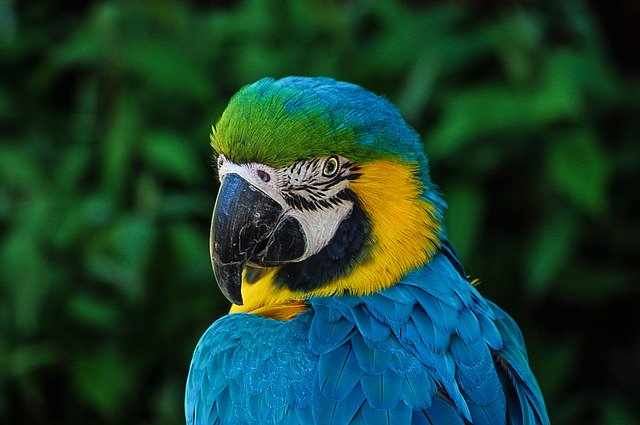
#> input picture parrot.jpg, 640 x 425 px
$ jupyter execute Opencv_Basics.ipynb   (older library calls are emulated)
#> lines starting #> are read from the running program, lines starting #| are printed output that depends on the picture; after the words box and inside, x2 and y2 are one past the last pixel; in counts of white or black regions, pixels touching at a corner belong together
[cell 1]
import cv2

# opencv reads image as BGR & not as RGB
img = cv2.imread("parrot.jpg")
#> img is the input picture: shape (425, 640, 3); mean B, G, R 47.1, 64.6, 26
print(img)
#> (printed output is left out)

cv2.imshow("frame1", img)

# Convert RGB Image to Grayscale
img_g = cv2.cvtColor(img, cv2.COLOR_BGR2GRAY)
print(img_g)
#> (printed output is left out)
cv2.imshow("frame2", img_g)

# Convert RGB Image to Hue Saturation Value (HSV)
img_hsv = cv2.cvtColor(img, cv2.COLOR_BGR2HSV)
#> img_hsv: shape (425, 640, 3); mean H, S, V 67.1, 173.8, 74.9
print(img_hsv)
#> (printed output is left out)
cv2.imshow("frame3", img_hsv)

# wait for any key
cv2.waitKey(0)
# Close all frames
cv2.destroyAllWindows()

# Opencv Basics - I

[cell 2]
# Edge Detection and Image Gradients
import cv2

# Read Image
img = cv2.imread("child.jpg")
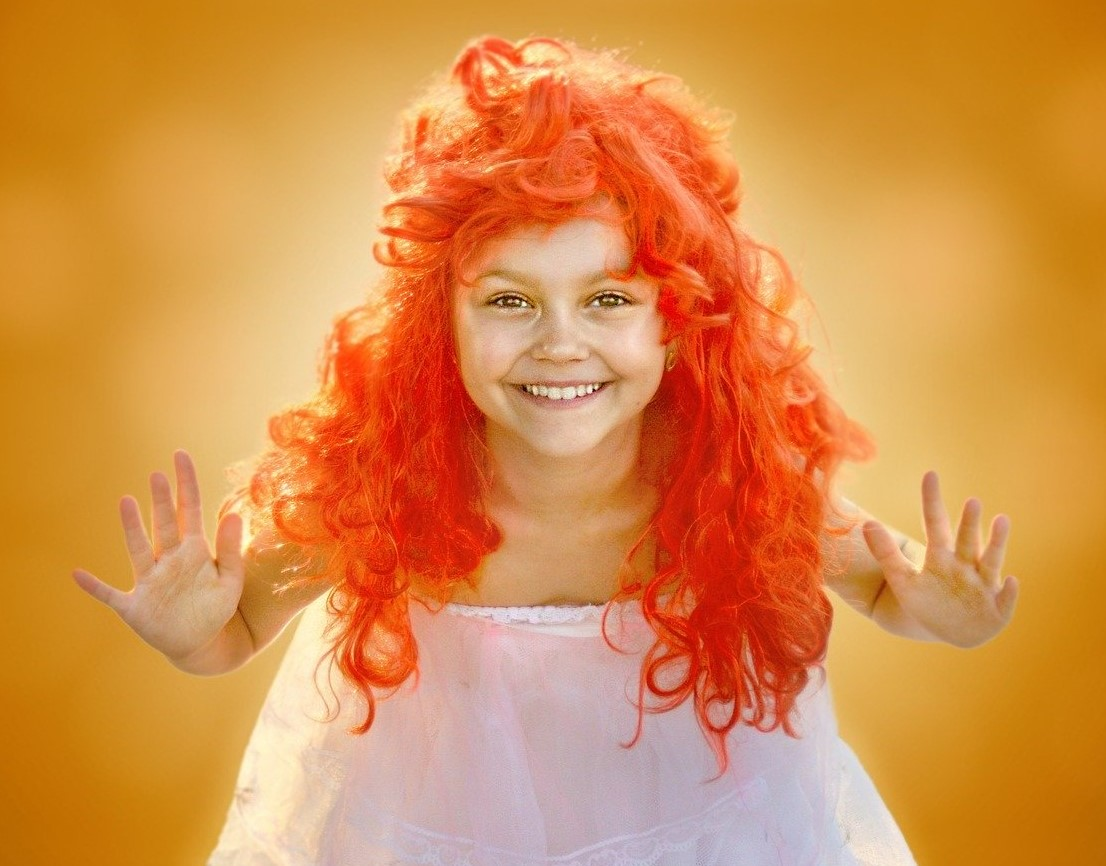
#> input picture child.jpg, 1106 x 866 px
#> img is the input picture: shape (866, 1106, 3); mean B, G, R 74.1, 142.2, 215.5

# Convert Image BGR to GrayScale
gray = cv2.cvtColor(img, cv2.COLOR_BGR2GRAY)

cv2.imshow("frame1", img)
cv2.imshow("frame2", gray)
print(gray.shape)
#| (866, 1106)

# cv2.Canny(image, threshold1, threshold2)
# Computing Edge Gradient with canny Thresholds
# The edge Gradients that are greater than threshold2 -> considered as edges
# The edge Gradients that are below than threshold1 -> considered not as an edges

edges = cv2.Canny(gray,60,150)
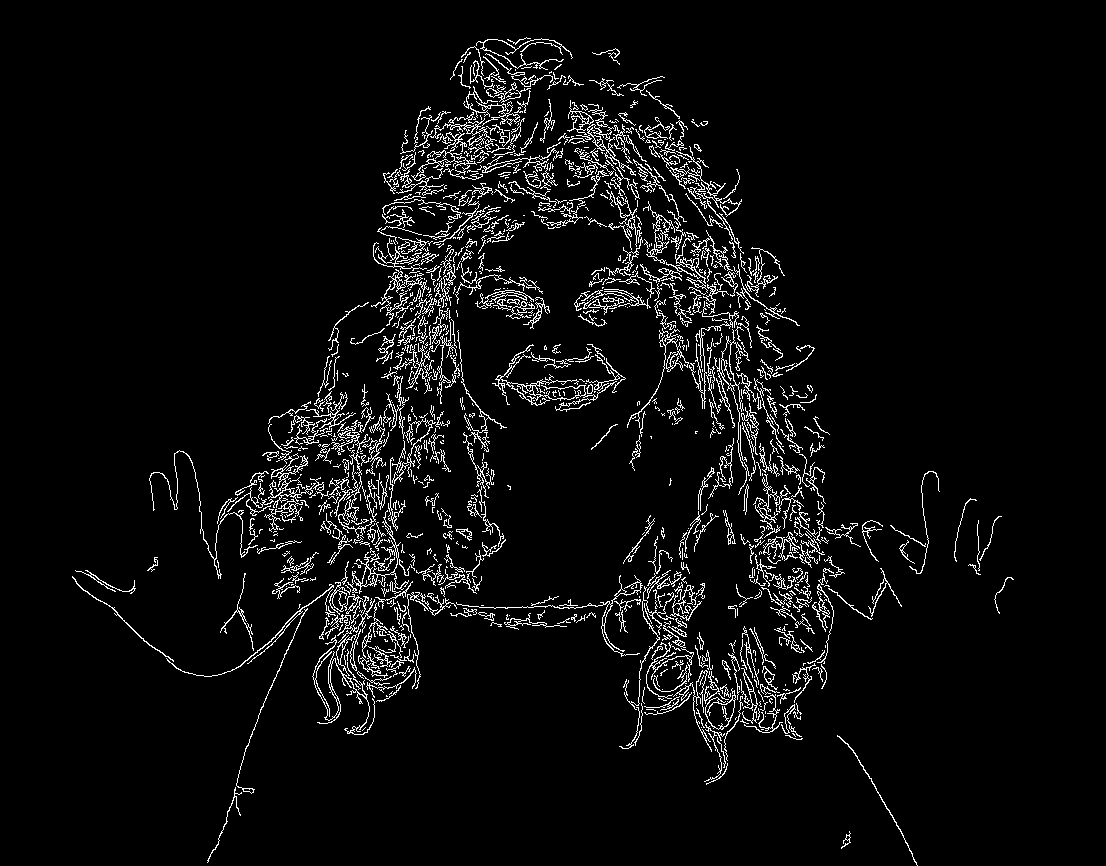
#> edges: shape (866, 1106); 5% white in thin lines or dots, all inside (x1, y1, x2, y2) = (72, 37, 1014, 866)
cv2.imshow("frame3", edges)

# Sobel() - Edge Detection
# Convert Image BGR to RGB
img1 = cv2.cvtColor(img, cv2.COLOR_BGR2RGB)
height, width, _ = img1.shape
#> height = 866; width = 1106
# Sebel Edges ksize = odd value
x_sobel = cv2.Sobel(img1, cv2.CV_64F, 0, 1, ksize = 5)
y_sobel = cv2.Sobel(img1, cv2.CV_64F, 1, 0, ksize = 5)

cv2.imshow("Sobel_X", x_sobel)
cv2.imshow("Sobel_X=Y", y_sobel)

# wait for any key`fc
cv2.waitKey(0)
# Close all frames
cv2.destroyAllWindows()

# Opencv Basic III

[cell 3]
import cv2
import numpy as np

# Read Image
img = cv2.imread("child.jpg")

# Smoothening of Image using Kernel Matrix
kernel = np.ones((5,5), np.float32) / 25
print(kernel)

kernel_1 = np.array([[-1, -1, -1],
                     [-1, 9, -1],
                     [-1, -1, -1]])

# Filter 2D
# source, ddepth, kernel matrix
smoothed = cv2.filter2D(img, -1, kernel)

smoothed1 = cv2.filter2D(img, -1, kernel_1)

# Gaussian Blur
# Kernel shape must be odd positive (3,3),(5,5),(7,7)
# sigmaX = std deviation
g_blur = cv2.GaussianBlur(img, (9,9), 1)
cv2.imshow("Gaussian Blur", g_blur)

# Median Blur = Median of Pixels values under selected shape
# Central Value from sleected 11 pixels values
m_blur = cv2.medianBlur(img, 9)
cv2.imshow("Median Blur", m_blur)

avg_blur = cv2.blur(img, (9,9))
cv2.imshow("Average Blur", avg_blur)

cv2.imshow("Original", img)
cv2.imshow("Blur1", smoothed)
cv2.imshow("Sharpen", smoothed1)

# wait for any key`
cv2.waitKey(0)
# Close all frames
cv2.destroyAllWindows()

# Opencv_Noisey

[cell 4]
import cv2
import random

def noise_black_white(image):
    # Get the Dimensions of Image
    row, col = image.shape
#> row = 425; col = 640

    # randomnly pick pixel values in Image to color those random pixels with black and white color
    number_of_pixels = random.randint(1500, 20000)
    for i in range(number_of_pixels):
        # pick random y-coordinate
        y_coordinate = random.randint(0, row - 1)
        # pick random x-coordinate
        x_coordinate = random.randint(0, col - 1)
        # color random pixels with white color
        image[y_coordinate][x_coordinate] = 255
#> image: shape (425, 640); min 0, max 255, mean 61.1

    number_of_pixels = random.randint(1500, 20000)
    for i in range(number_of_pixels):
        # pick random y-coordinate
        y_coordinate = random.randint(0, row - 1)
        # pick random x-coordinate
        x_coordinate = random.randint(0, col - 1)
        # color random pixels with white color
        image[y_coordinate][x_coordinate] = 0
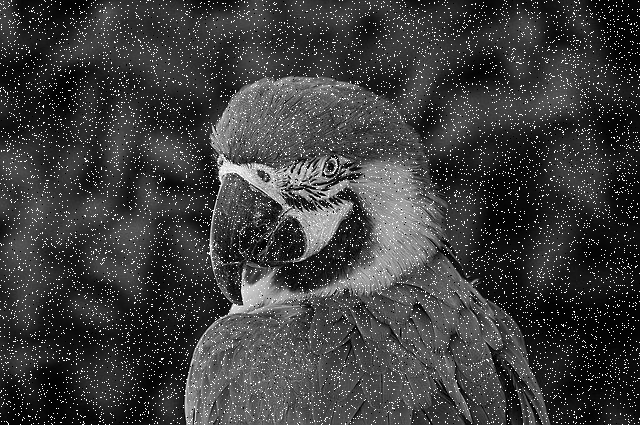
#> image: shape (425, 640); min 0, max 255, mean 60.8
    return image

image = cv2.imread("parrot.jpg", cv2.IMREAD_GRAYSCALE)

cv2.imshow('Original Image',image)
cv2.imshow('Noisy Image',noise_black_white(image))

# Storing Image Permanently
cv2.imwrite("E:/OpenCV/noisy_image.png", noise_black_white(image))
#> after the loop in noise_black_white (call 2), `for i in range(number_of_pixels):`:
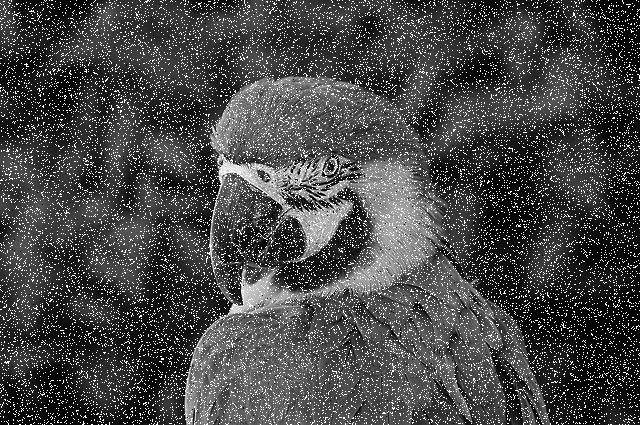
#> image: shape (425, 640); 5.92% of pixels changed, all inside (x1, y1, x2, y2) = (0, 0, 640, 425)
#> after the loop in noise_black_white (call 2), `for i in range(number_of_pixels):`:
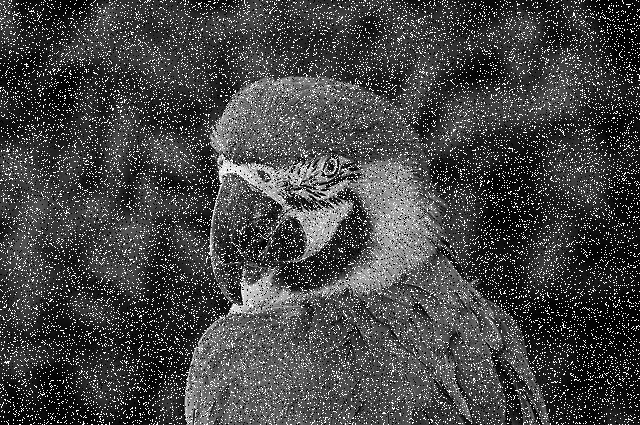
#> image: shape (425, 640); 5.43% of pixels changed, all inside (x1, y1, x2, y2) = (0, 0, 640, 425)

# wait for any key
cv2.waitKey(0)
# Close all frames
cv2.destroyAllWindows()

# Opencv - Mouse Clicks

[cell 5]
import cv2
import numpy as np

circles = np.zeros((4,2), np.int)
counter = 0

def mousePosition(event, x, y, flags, params):
    global counter
    # Event = Left Mouse Click
    if event == cv2.EVENT_LBUTTONDOWN:
        circles[counter] = x, y
        counter += 1
        print(circles)

img = cv2.imread("cards.jpg")
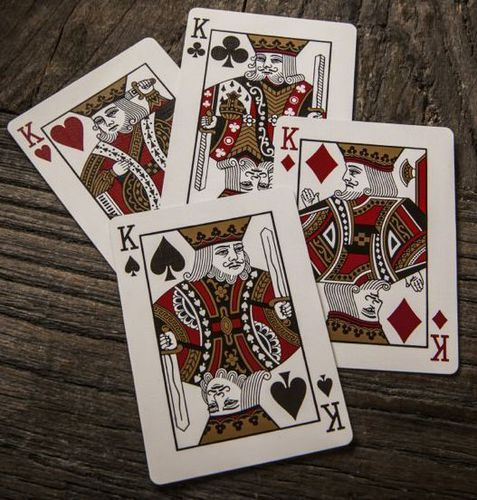
#> input picture cards.jpg, 477 x 500 px
#> img is the input picture: shape (500, 477, 3); mean B, G, R 88.1, 96.6, 109.6

cv2.imshow('Original',img)
cv2.setMouseCallback('Original', mousePosition)

cv2.waitKey(0)
cv2.destroyAllWindows()

# Image Resize

[cell 6]
import cv2
import imutils

img = cv2.imread("girl.jpg")
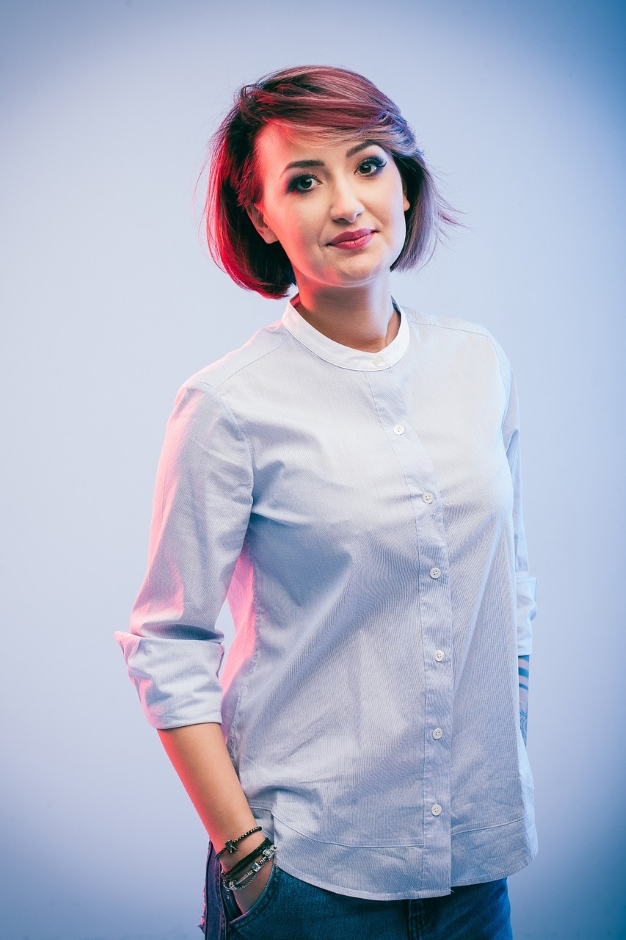
#> input picture girl.jpg, 626 x 940 px
#> img is the input picture: shape (940, 626, 3); mean B, G, R 200.9, 180, 175.5
print(img.shape)
#| (940, 626, 3)

img_resize = cv2.resize(img, (500,500))

# Use Height or Width value to resize image
img_resize1 = imutils.resize(img, width = 500)

cv2.imshow('Frame', img_resize)
cv2.imshow('Frame1', img_resize1)

cv2.waitKey(0)
cv2.destroyAllWindows()

# OpenCV - ROI

[cell 7]
import cv2
import numpy as np

circles = np.zeros((2,2), np.int)
counter = 0

def mousePosition(event, x, y, flags, params):
    global counter
    # Event = Left Mouse Click
    if event == cv2.EVENT_LBUTTONDOWN:
        circles[counter] = x, y
        counter += 1
        print(circles)

img = cv2.imread('pug.jpg')
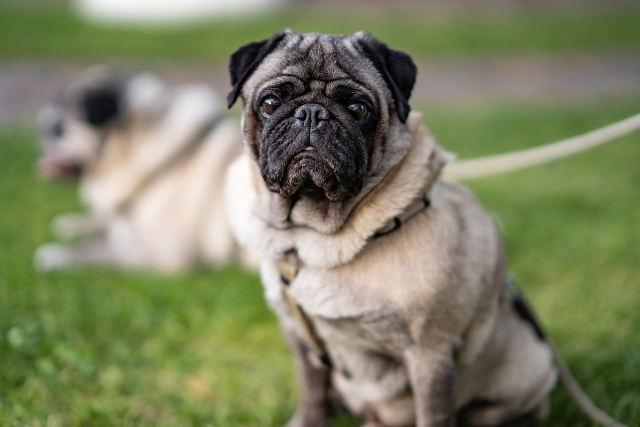
#> input picture pug.jpg, 1280 x 853 px (shown at 1/2 size)
#> img is the input picture: shape (853, 1280, 3); mean B, G, R 98.4, 129.9, 125.9

roi = img[66:385,442:815]

cv2.imshow('Original', img)
cv2.setMouseCallback('Original', mousePosition)
cv2.imshow('ROI Image', roi)

cv2.waitKey(0)
cv2.destroyAllWindows()

# matplotlib.py

[cell 8]
import pandas as pd
import numpy as np
import matplotlib.pyplot as plt

boston_df = pd.read_csv("Boston.csv", sep = ',')
#> (reads Boston.csv from the repository)

boston_df.head()

boston_df.drop('Unnamed: 0', axis = 1, inplace = True)

boston_df.head()

boston_df.isnull().sum()

# #### Line Plot
    * Use Line Plot for univariate data analysis.

[cell 9]
# figsize(width, height)
plt.figure(figsize = (15,7))
plt.plot(boston_df['age'][100:251])
plt.title('Price of Houses', fontsize = 12)
plt.xlabel('Row Indexes')
plt.ylabel('Price')
plt.show()
#> figure, not shown here; curve peaks at x = 141, y = 100

boston_df['age'].sort_values().unique()

plt.figure(figsize = (11,7))
plt.plot(boston_df['age'].sort_values().unique(), color = 'deeppink')
plt.title('Price of Houses', fontsize = 12)
plt.xlabel('Row Indexes')
plt.ylabel('Price')
plt.show()
#> figure, not shown here; curve peaks at x = 355, y = 100

# #### Barplot
    * Bivariate or Univariate
    * Bar Chart used by Nominal, Categorical vs Continious/Numerical Data.
    * Bar Plots are used to display counts of unique value of categorical dtype, Height of Bar represents value counts for each category.

[cell 10]
plt.style.use('seaborn-whitegrid')
boston_df[['medv']][100:151].plot.bar(figsize = (15,7))

import warnings
warnings.filterwarnings('ignore')

from skimage import io
#from skimage import viewer

# Read image data
image = io.imread('pizza.jpg')
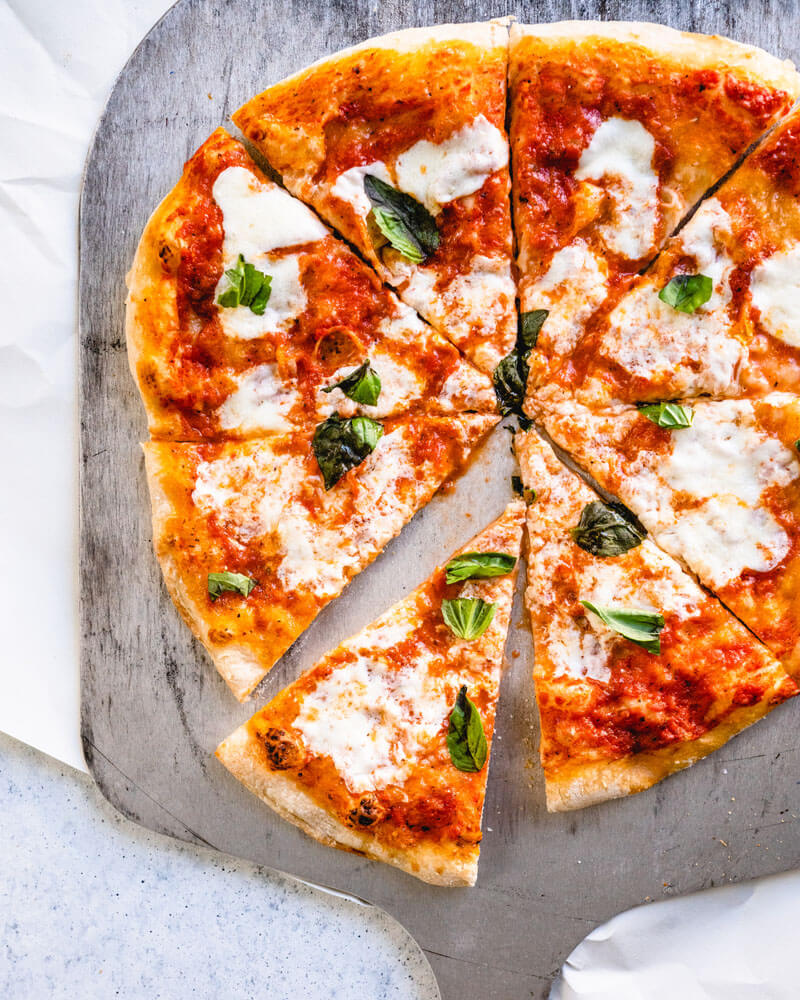
#> input picture pizza.jpg, 800 x 1000 px
#> image is the input picture: shape (1000, 800, 3); mean R, G, B 202.5, 157.6, 129.3
display(image)

image.shape

# ravel() - This Flatten the multi-dimentional array into 1D Array
image.ravel()

plt.figure(figsize = (15,7))
plt.hist(image.ravel(), bins = 256, color = 'orangered', alpha = 0.7)
plt.show()
#> figure, not shown here; tallest bar 27.5 high, from x = -0.25 to 0.25
#> figure, not shown here; tallest bar 55197 high, from x = 0 to 0.996

pd.DataFrame(image.ravel()).value_counts()

plt.figure(figsize = (15,7))
# bins = num of iteravals, alpha = transperancy
plt.hist(image.ravel(), bins = 256, color = 'gray', alpha = 0.5)
plt.hist(image[:, :, 0].ravel(), bins = 256, color = 'r', alpha = 0.5)
plt.hist(image[:, :, 1].ravel(), bins = 256, color = 'g', alpha = 0.5)
plt.hist(image[:, :, 2].ravel(), bins = 256, color = 'b', alpha = 0.5)
plt.show()
#> figure, not shown here; tallest bar 55197 high, from x = 0 to 0.996; tallest bar 48118 high, from x = 254 to 255; tallest bar 9110 high, from x = 239.1 to 240.1


# Subplotting Image Data
fig = plt.figure(figsize = (18,10))
# subplot(2,2,1) => 2 => num of rows, 2=> num of columns, 1 => first index of Image
ax1 = fig.add_subplot(2,2,1)
img_plot = plt.hist(image.ravel(), bins = 256, color = 'gray', alpha = 0.5)
ax1.set_title("Distribution of Image Pixel Value")

ax2 = fig.add_subplot(2,2,2)
img_plot = plt.hist(image[:, :, 0].ravel(), bins = 256, color = 'red', alpha = 0.5)
ax2.set_title("Distribution of Red Pixel Value")

ax3 = fig.add_subplot(2,2,3)
img_plot = plt.hist(image[:, :, 1].ravel(), bins = 256, color = 'green', alpha = 0.5)
ax3.set_title("Distribution of Green Pixel Value")

ax4 = fig.add_subplot(2,2,4)
img_plot = plt.hist(image[:, :, 2].ravel(), bins = 256, color = 'blue', alpha = 0.5)
ax4.set_title("Distribution of Blue Pixel Value")
plt.show()
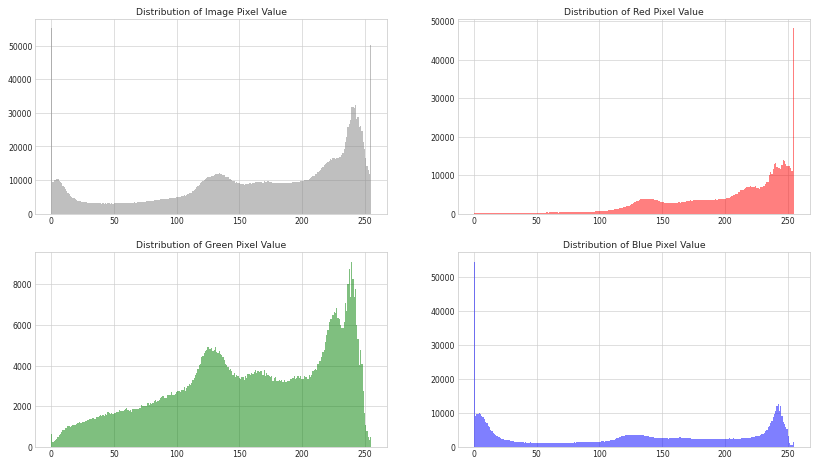
#> figure drawn by matplotlib, 4 panels; panel 1: tallest bar 55197 high, from x = 0 to 0.996; panel 2: tallest bar 48118 high, from x = 254 to 255; panel 3: tallest bar 9110 high, from x = 239.1 to 240.1; panel 4: tallest bar 54428 high, from x = 0 to 0.996
